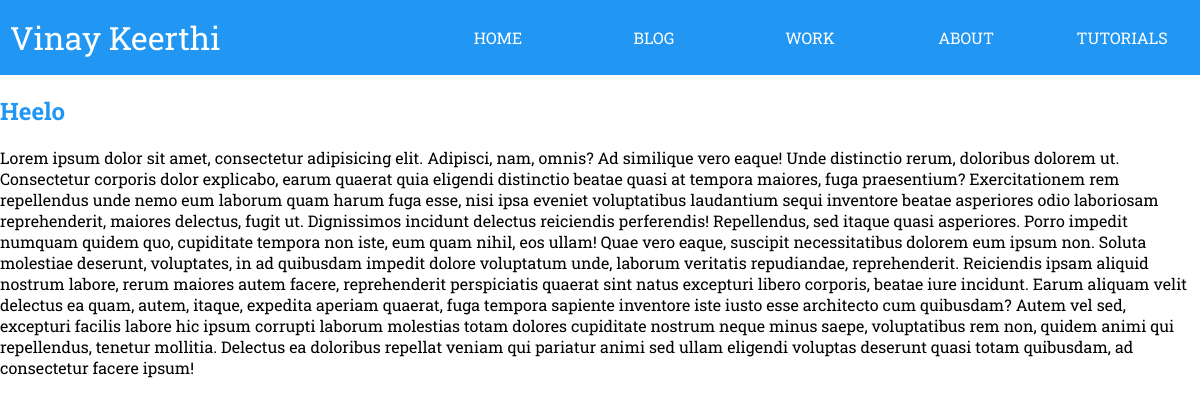
Screenshot of /b/Heelo with the database file from the repository.
### models/models.py (models this page shows)
class BaseModel(Model):
    class Meta:
        database = DATABASE

class Post(BaseModel):
    post_name = CharField(max_length=255)
    post_content = TextField()
    created_at = DateTimeField(default=datetime.datetime.now)
    reading_time = IntegerField(default=5)
    class Meta:
        order_by = ('-created_at',)

### app.py (the view)
@app.route('/b/<post_name>')
def show_post(post_name):
    required_post = (models.Post.select()
                    .where(models.Post.post_name == post_name)
                    .get())
    return render_template('blog_page.html', post=required_post)

### app.py (called while the page is built)
@app.before_request
def before_request():
    g.db = models.DATABASE
    g.db.connect()

@app.after_request
def after_request(response):
    g.db.close()
    return response

### templates/blog_page.html
{% extends "layouts/base_layout.html" %}
{% block content %}
<h2>{{ post.post_name }}</h2>
{{ post.post_content }}
{% endblock %}

### rows the page displays
Post: post_name "Heelo", post_content "Lorem ipsum dolor sit amet, consectetur adipisicing elit. Adipisci, nam, omnis? Ad similique vero eaque! Unde distinctio rerum, doloribus dolorem ut. Consectetur corporis dolor explicabo, earum quaerat quia eligendi distinctio beatae quasi at tempora maiores, fuga praesentium? Exercitationem rem repellendus unde nemo eum laborum quam harum fuga esse, nisi ipsa eveniet voluptatibus laudantium sequi inventore beatae asperiores odio laboriosam reprehenderit, maiores delectus, fugit ut. Dignissimos incidunt delectus reiciendis perferendis! Repellendus, sed itaque quasi asperiores. Porro impedit numquam quidem quo, cupiditate tempora non iste, eum quam nihil, eos ullam! Quae vero eaque, suscipit…"
